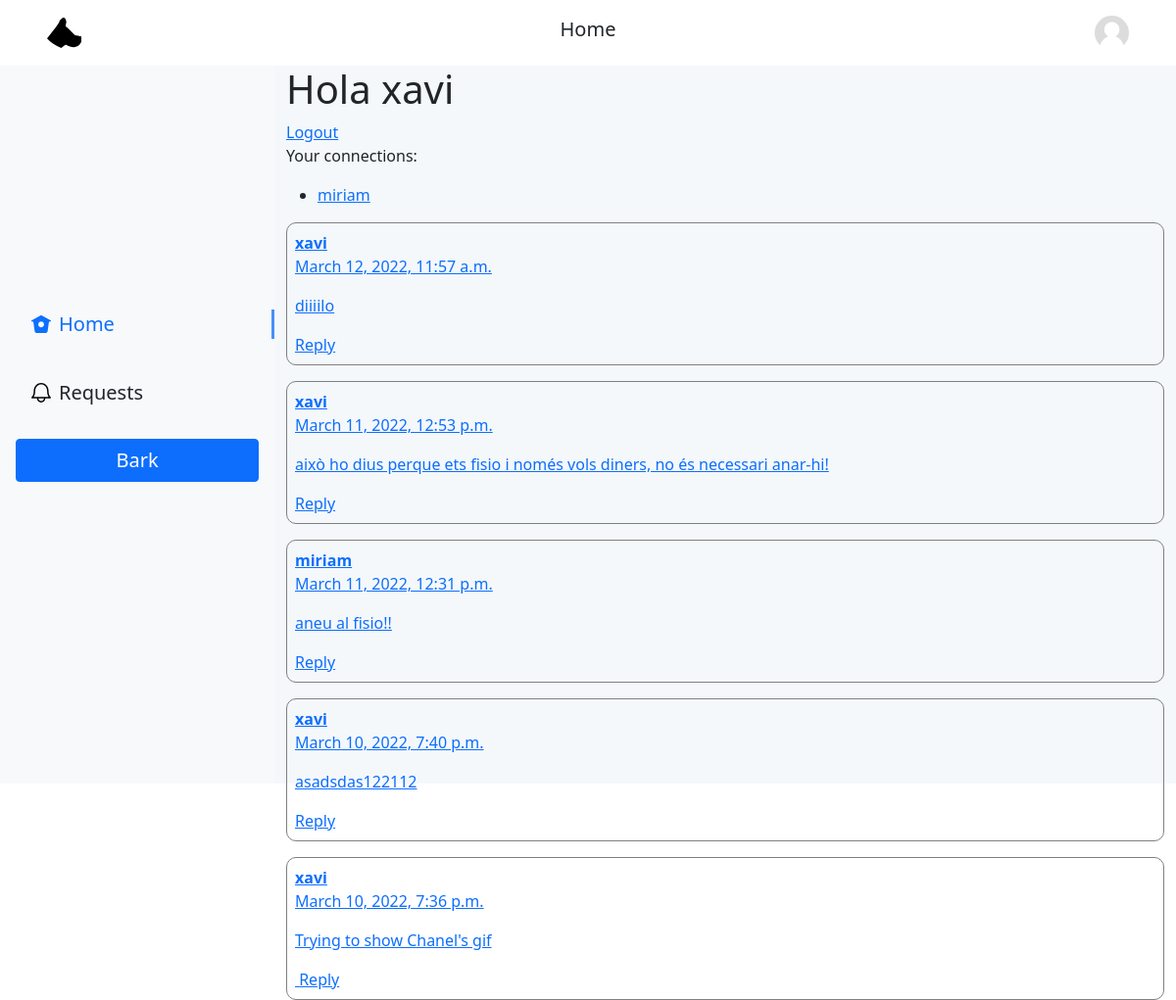
Before: /home/ (signed in) with the older database file.
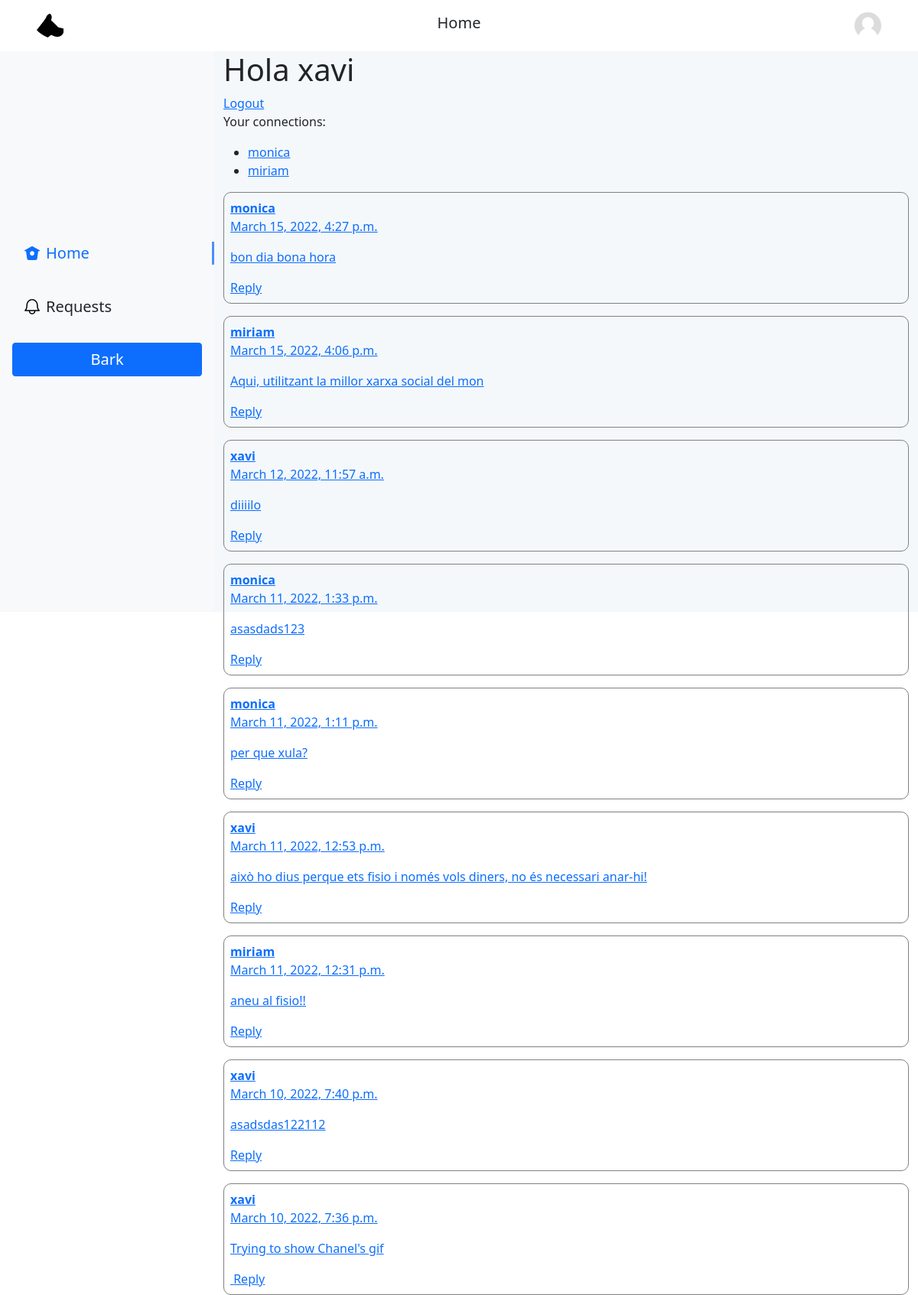
After: the same page with the newer database file.
### BarkerApp/models.py (models this page shows, shortened)
class Profile(models.Model):
	user = models.OneToOneField(User, on_delete=models.CASCADE, primary_key=True)
	bio = models.CharField(max_length=160)
	avatar = models.ImageField(upload_to="profiles_avatar/",blank=True, null=True)
	connected_profiles = models.ManyToManyField("self", blank=True)
	def __str__(self) -> str:
		return self.user.username
	def get_absolute_url(self):
		return reverse('profile', kwargs={'username':self})

class Bark(models.Model):
	reply_to = models.ForeignKey("self", blank=True, null=True, on_delete=models.SET_NULL, related_name='parent_bark')
	author = models.ForeignKey(Profile, null=True, on_delete=models.SET_NULL)
	text = models.TextField(max_length=280)
	media = models.ImageField(upload_to="barks_media/", null=True, blank=True)
	date = models.DateTimeField(default=datetime.now)
	replies = models.ManyToManyField("self", blank=True, symmetrical=False)

### BarkerApp/views.py (the view)
# urls.py: path('home/', views.home_view, name='home'),
@login_required(login_url='/accounts/login/')
def home_view(request):
    connections = request.user.profile.connected_profiles.all()
    barks = []
    for profile in connections:
        barks += Bark.objects.filter(author=profile)
    barks += Bark.objects.filter(author=request.user.profile)
    barks.sort(key=lambda x: x.date, reverse=True)
    context = {
        'user': request.user,
        'connections': connections,
        'barks': barks
    }
    return render(request, 'home.html', context)

### BarkerApp/templates/home.html
{% extends "base.html" %}
{% block body %}
<h1>Hola {{user}}</h1>
<a href="{% url 'logout' %}">Logout</a>
<p>Your connections:</p>
<ul>
	{% for profile in connections %}
	<li><a href="{{ profile.get_absolute_url }}">{{profile}}</a></li>
	{% endfor %}
</ul>
{% for bark in barks %}
	{% with bark=bark template_name="bark/bark_component.html" %}
		{% include template_name %}
	{% endwith %}
{% endfor %}
{% endblock %}

### BarkerApp/templates/base.html (shortened to what this page needs)
{% load static %}
<!DOCTYPE html>
<html lang="en">
  <head>
    {% block head %}
    <link
      href="https://cdn.jsdelivr.net/npm/bootstrap@5.1.3/dist/css/bootstrap.min.css"
      rel="stylesheet"
    />
    <link rel="stylesheet" href="{% static 'css/custom.css' %}" />
    {% endblock %}
  </head>
  <body>
    <header
      class="bg-white fixed-top d-flex justify-content-between align-items-center p-3 px-lg-5"
    >
      <img
        src="{% static 'assets/logo.svg' %}"
        height="35px"
        width="35px"
        alt=""
      />
      <h2 class="fs-5 lh-sm">{{ request.resolver_match.url_name|capfirst }}</h2>
      <a href="{{ request.user.profile.get_absolute_url }}">
        <img
          src="{% if request.user.profile.avatar %} {{ request.user.profile.avatar.url }} {% else %} {% static 'images/profiles_avatar/default-user-image.png' %} {% endif %}"
          height="35px"
          alt=""
          class="rounded-circle"
        />
      </a>
    </header>
    <div class="d-block d-lg-flex flex-row">
      <nav
        class="d-none d-lg-flex flex-column flex-shrink-0 p-3 bg-light"
        style="width: 280px"
      >
        <ul
          class="nav nav-pills flex-column my-auto justify-content-center gap-4"
        >
          <li class="nav-item">
            <a
              href="{% url 'home' %}"
              class="d-flex align-items-center nav-link {% if request.resolver_match.url_name == 'home' %} link-primary {% else %} link-dark {% endif %} pe-0"
              aria-current="page"
            >
              {% if request.resolver_match.url_name == 'home' %}
              <img
                src="{% static 'assets/home.svg' %}"
                height="20px"
                width="20px"
                alt=""
              />
              {% endif %}
              <p class="mb-0 ms-2 fs-5 w-100">Home</p>
            </a>
          </li>
          <li class="nav-item">
            <a
              href="{% url 'requests' %}"
              class="d-flex align-items-center nav-link {% if request.resolver_match.url_name == 'requests' %} link-primary {% else %} link-dark {% endif %} pe-0"
            >
              {% if request.resolver_match.url_name == 'requests' %}
              <img
                src="{% static 'assets/requests.svg' %}"
                height="20px"
                width="20px"
                alt=""
              />
              {% else %}
              <img
                src="{% static 'assets/requests_outline.svg' %}"
                height="20px"
                width="20px"
                alt=""
              />
              {% endif %}
              <p class="mb-0 ms-2 fs-5 w-100">Requests</p>
            </a>
          </li>
          <li class="nav-item">
            <a
              href="{% url 'post_bark' %}"
              class="d-flex justify-content-center btn btn-primary fs-5"
              aria-current="page"
            >
              Bark
            </a>
          </li>
        </ul>
      </nav>
      <main class="container-fluid vh-100">{% block body%} {% endblock %}</main>
    </div>
  </body>
</html>

### BarkerApp/templates/bark/bark_component.html (shortened to what this page needs)
<a href="/bark/{{bark.id}}">
  <div class="bark">
    <b>{{bark.author.user.username}}</b>
    <p>{{bark.date}}</p>
    <p>{{bark.text}}</p>
    <a class="reply" href="/reply_bark/{{bark.id}}">Reply</a>
  </div>
</a>

### BarkerApp/static/css/custom.css (style rules this page uses)
main { background: #f4f8fb; padding-block: 67px; }
.bark { border: 1px solid gray; margin-block: 16px; padding: 8px; border-radius: 10px; }
@media (min-width: 992px) { .link-primary { position: relative; } }
@media (min-width: 992px) { .link-primary > img { filter: invert(28%) sepia(94%) saturate(2505%) hue-rotate(210deg) brightness(102%) contrast(104%); } }
@media (min-width: 992px) { .link-primary::after { right: -16px; position: absolute; content: ''; height: 30px; width: 3px; background: #0d6dfdbd; } }

Changed rows visible on the page:
now on this page (row unchanged): Profile: user_id.username "monica"
added Bark: author.user.username "monica", date "March 15, 2022, 4:27 p.m.", text "bon dia bona hora"
added Bark: author.user.username "miriam", date "March 15, 2022, 4:06 p.m.", text "Aqui, utilitzant la millor xarxa social del mon"
now on this page (row unchanged): Bark: author.user.username "monica", date "March 11, 2022, 1:33 p.m.", text "asasdads123"
now on this page (row unchanged): Bark: author.user.username "monica", date "March 11, 2022, 1:11 p.m.", text "per que xula?"
